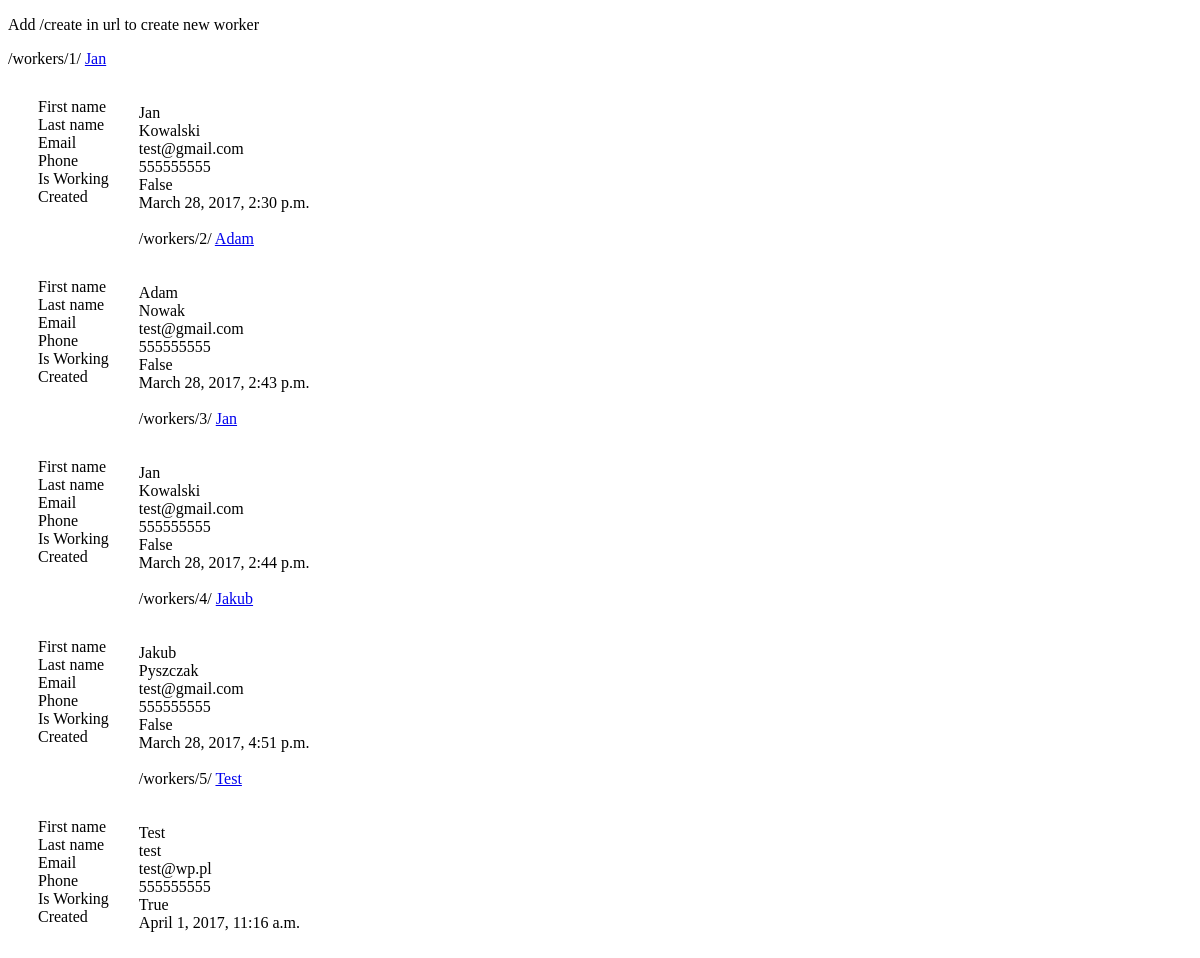
The app's page /workers/, older data.
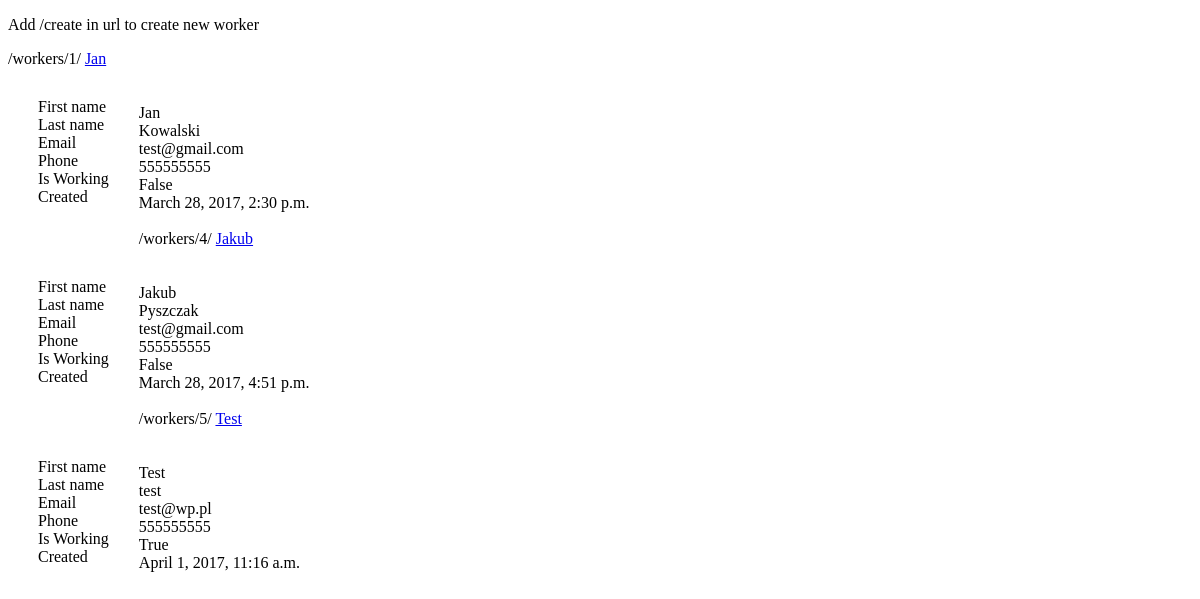
The same page, newer data.
### workers/models.py (models this page shows, shortened)
class Employee(models.Model):
    first_name = models.CharField(max_length=200)
    last_name = models.CharField(max_length=200)
    email = models.EmailField(default='test@gmail.com')
    phone = models.IntegerField(default=555555555)
    created = models.DateTimeField(auto_now_add=True)
    jobposition = models.ForeignKey(JobPosition, on_delete=models.CASCADE)
    is_working = models.BooleanField(default=False)
    def get_absolute_url(self):
        return reverse("workers:detail", kwargs={"id": self.id})

### workers/views.py (the view)
def emp_list(request):
    queryset = Employee.objects.all()
    context = {
        "object_list": queryset,
        "title": "My workers list",
    }
    return render(request, 'workers/index.html', context)

### workers/templates/workers/index.html
{% extends 'workers/header.html' %}
{% block content %}
    <p >Add /create in url to create new worker </p>
    {% for obj in object_list %}
        {% url 'workers:detail' id=obj.id %}
            <a href='{{ obj.get_absolute_url }}'>{{ obj.first_name }}</a><br/>
        <div style="float: left; padding: 30px;">
            First name<br/>
            Last name<br/>
            Email <br/>
            Phone<br/>
            Is Working<br/>
            Created<br/>
        </div>
        <div >
            <br/><br/>
            {{ obj.first_name }}<br/>
            {{ obj.last_name }}<br/>
            {{ obj.email }}<br/>
            {{ obj.phone }}<br/>
            {{ obj.is_working }}<br/>
            {{ obj.created }}<br/><br/>
        </div>
    {% endfor %}
{% endblock %}

### workers/templates/workers/header.html (shortened to what this page needs)
<!DOCTYPE html>
<html lang="en">
<head>
</head>
<body>
    {% block content %}
    {% endblock %}
</body>
</html>

Row changes from the older to the newer data that the page shows:
removed Employee: id "/workers/2/", first_name "Adam", last_name "Nowak", email "test@gmail.com", phone "555555555", is_working "False", created "March 28, 2017, 2:43 p.m."
removed Employee: id "/workers/3/", first_name "Jan", last_name "Kowalski", email "test@gmail.com", phone "555555555", is_working "False", created "March 28, 2017, 2:44 p.m."
